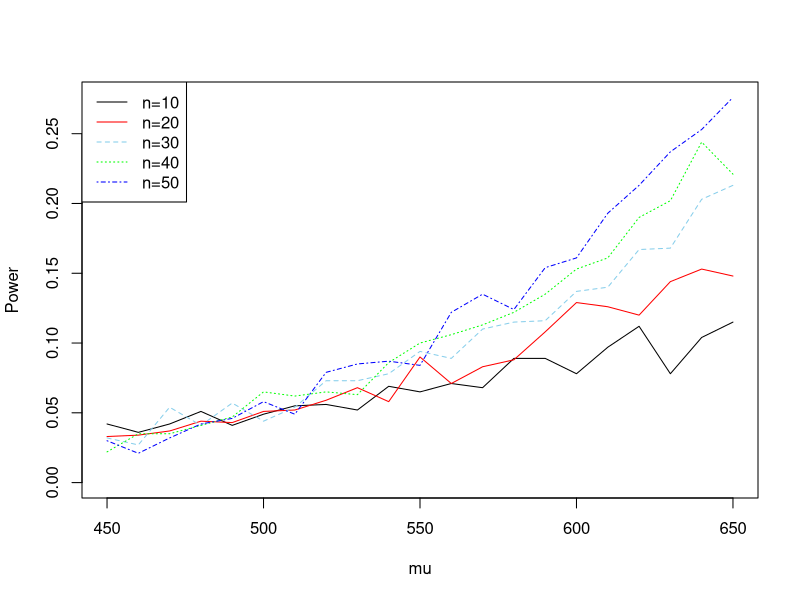

Generate this figure with R: (Note: this script raises an error after producing the figure.)
#EX6.3
Power.t = function(n, mu0 = 500, sigma = 1000, mu) { 
    ##计算t检验功效,n代表样本数量
    m <- 1000
    M <- length(mu)
    power <- numeric(M)
    
    for (i in 1:M) {
        mu1 <- mu[i]
        ##计算检验的p值并与显著性水平比较
        pvalues <- replicate(m,expr = {
            x <- rnorm(n, mean = mu1, sd = sigma)
            ttest <- t.test(x, alternative = "greater", mu = mu0)
            ttest$p.value})
        power[i] <- mean(pvalues <= .05)
    }
    return(power)
}
##调用函数计算功效
n <- c(seq(10, 50, 10))
mu <- c(seq(450,650,10))
pw <- matrix(0, length(n), length(mu))

for (i in 1:5) {
    pw[i,] <- Power.t(n[i], mu = mu)
}
##绘制功效曲线
limit <- max(pw)
color <- c("black","red","skyblue","green","blue")
type <- c(1,1,2,3,4)
plot(mu, numeric(length(mu)), ylab = "Power" ,ylim = c(0, limit), type = "n")

for (i in 1:5) {
    lines(mu, pw[i,], col = color[i], lty = type[i])
}
##添加图例
legend("topleft",legend = c("n=10", "n=20", "n=30", "n=40", "n=50"),
       lty = type, col = color)


#6.4
n <- 20
m <- 10000
alpha <- .05
##利用Monte Carlo方法估计置信水平
ucls <- replicate(m, expr = {
    x <- rlnorm(n, mean=1, sd=2) ##生成对数正态分布
    ucls[i] <- (mean(log(x))-1)/sqrt(var(log(x))/n)#构建枢轴量
})
##计算经验置信水平
cov.rate<-cumsum(ucls>qt(alpha, df = n-1))/1:m
#绘制图象
plot(2:m, cov.rate[-1], type = "n", 
     xlab = "样本数", ylab = "置信水平估计", ylim = c(0.8,1.0))
abline(h=0.95, col = "gray")
lines(2:m, cov.rate[-1], lwd = 1.5)

#6.5
##calculate experience conf.level
expCL = function(n, m, alpha, var = TRUE) {
    
    CI.var <- function(n,alpha) {
        x <- rchisq(n, df = 2)
        return((n-1) * var(x)/4 > qchisq(alpha, df = n-1))}
    CI.t <- function(n,alpha) {
        x <- rchisq(n, df = 2)
        return((mean(x)-2)/sqrt(var(x)/n) > qt(alpha, df = n-1))
    }
    
    if (!var) UCL<-replicate(m,expr=CI.t(n=20,alpha=.05))
    else  UCL<-replicate(m,expr=CI.var(n=20,alpha=.05))
    
    return(mean(UCL))
}

ucls.var <- expCL(100,100000,.05)
ucls.t <- expCL(100,100000,.05,var = FALSE)

#6.8
## var2test提供了两样本方差检验的两种方法
## m:样本数；sigma:样本标准差；
## count5表示默认使用Count Five方法；alpha代表显著性水平
var2test = function(m, sigma, count5 = TRUE, alpha = 0.055) {
    ##count five method
    count5test <- function(x, y) {
        X <- x - mean(x)
        Y <- y - mean(y)
        outx <- sum(X > max(Y)) + sum(X < min(Y))
        outy <- sum(Y > max(X)) + sum(Y < min(X))
        # return 1 (reject) or 0 (do not reject H0)
        return(as.integer(max(c(outx, outy)) > 5))
    }
    
    power <- mean(replicate(m, expr={
        x <- rnorm(20, 0, sigma[1])
        y <- rnorm(20, 0, sigma[2])
        # use F-test
        if (!count5) as.integer(var.test(x, y)$p.value<alpha)
        # use Count Five
        else count5test(x, y)
    }))
    
    return(power)}

m <- c(20, 1000, 100000)
sigma <- c(1, 1.5) 
powerm <- matrix(0, 2, length(m))
##调用函数计算并对功效进行比较
for (i in 1:3) {
    powerm[1,i] <- var2test(m[i], sigma)
    powerm[2,i] <- var2test(m[i], sigma, count5 = FALSE)
}

power <- data.frame(powerm, row.names = c("count5","F-test"))
names(power) <- c("small", "medium", "large")
power

#6.9 Gini Ratio calculate
library(purrr) #get rbernoulli
## distribution = lnorm|unif|bernoulli
Gini.cal = function(num.sample, num.repeat, distribution = "unif") {
    gini.sam <- numeric(num.repeat)
    
    gini.sam <- replicate(num.repeat, expr = {
        sample <- switch(distribution,
                         lnorm = rlnorm(num.sample, 0, 1),
                         unif = runif(num.sample),
                         bernoulli = as.integer(rbernoulli(num.sample, 0.1)),
                         warning("can't find such distribution")) #增加分布类型或调整参数请修改这里
        order.sam <- sort(sample)#获得次序统计量
        order <- rep(1:num.sample)
        
        tem <- (2*order-num.sample-1)*order.sam
        sum(tem)/(num.sample^2 * mean(sample))
    })
    
    gini.order <- sort(gini.sam)
    
    result1 <- mean(c(gini.order[round(num.repeat/10)],gini.order[round(num.repeat/10)+1]))
    result2 <- median(gini.order) ##median
    result3 <- mean(gini.sam, na.rm = TRUE)  ##mean
    
    return(list(mean = result3, median = result2, deciles = result1))
}

dis <- c("lnorm","unif","bernoulli")
##按照题目要求计算各分布基尼系数
Gini.hat <- as.data.frame(mapply(Gini.cal, 20, 10000, distribution = dis, USE.NAMES = TRUE),
                          row.name = c("mean","median","deciles"))
names(Gini.hat) <- dis

#6.A
emIerror = function(n,m,alpha,population) {
    ##计算经验I型错误率
    p <- numeric(m) #storage for p-values
    p <- replicate(m, expr = {
        sample <- switch(population,
                         chisq = rchisq(n, df = 1),
                         unif = runif(n,0,2),
                         exp = rexp(n),
                         warning("can't find such population"))
        ttest <- t.test(sample, alternative = "two.sided", mu = 1)
        p <- ttest$p.value
    })
    
    p.hat <- mean(p < alpha)
    return(p.hat)
}

#example
Iunif <- emIerror(100,1000000,.05,"unif")
Ichisq <- emIerror(100,1000000,.05,"chisq")
Iexp <- emIerror(100,1000000,.05,"exp")


#6.B
library(MASS)
##Question One
mean <- c(2,1)
sigma <- matrix(c(1,0.5,0.5,1),nrow = 2,ncol = 2)
n <- 20
m <- 10000
alpha <- .05
##生成符合条件随机数
munorm = function(n, mu, Sigma)
{
    d <- length(mu)
    Q <- chol(Sigma) 
    Z <- matrix(rnorm(n*d), nrow=n, ncol=d)
    X <- Z %*% Q + matrix(mu, n, d, byrow=TRUE)
    return(X)
}

#二元正态随机变量相关性检验功效
corPower1 = function(m, n, mean, sigma, method) {
    power <- mean(replicate(m, expr = {
        sample <- munorm(n, mean, sigma) #生成二元正态分布
        x <- sample[,1]
        y <- sample[,2]
        result <- cor.test(x,y, alternative = "two.sided",
                           method = method, conf.level = 0.95)
        result$p.value <= alpha
    }))
    return(power)
}

pearson.result1 <- corPower1(m, n, mean, sigma, "pearson")
spearman.result1 <- corPower1(m, n, mean, sigma, "spearman")
kendall.result1 <- corPower1(m, n, mean, sigma, "kendall")

##Question two
corPower2 = function(m, n, mean, sigma, method) {
    power <- mean(replicate(m, expr = {
        x <- rcauchy(n)
        z1 <- rnorm(n, -10, sqrt(2))
        z2 <- rnorm(n, 4, sqrt(2))
        z3 <- rnorm(n, 20, 1)
        y <- 0.001*x+z1+z2+z3
        result <- cor.test(x,y, alternative = "two.sided",
                           method = method, conf.level = 0.95)
        result$p.value <= alpha
    }))
    return(power)
}

pearson.result2 <- corPower2(m, n, mean, sigma, "pearson")
spearman.result2 <- corPower2(m, n, mean, sigma, "spearman")
kendall.result2 <- corPower2(m, n, mean, sigma, "kendall")
